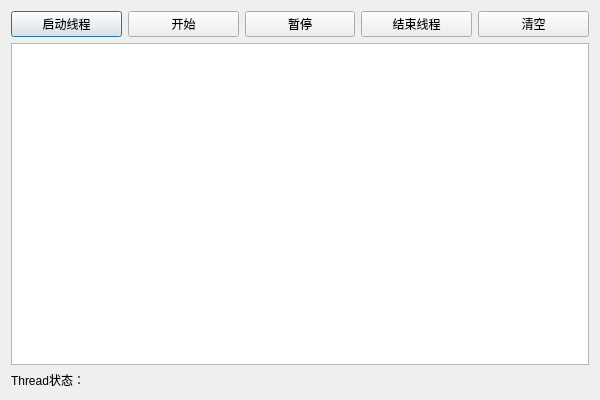
<?xml version="1.0" encoding="UTF-8"?>
<ui version="4.0">
 <class>Thread</class>
 <widget class="QDialog" name="Thread">
  <property name="geometry">
   <rect>
    <x>0</x>
    <y>0</y>
    <width>600</width>
    <height>400</height>
   </rect>
  </property>
  <property name="windowTitle">
   <string>Thread</string>
  </property>
  <layout class="QVBoxLayout" name="verticalLayout">
   <item>
    <layout class="QHBoxLayout" name="horizontalLayout">
     <item>
      <widget class="QPushButton" name="pushButton_startThread">
       <property name="text">
        <string>启动线程</string>
       </property>
      </widget>
     </item>
     <item>
      <widget class="QPushButton" name="pushButton_start">
       <property name="text">
        <string>开始</string>
       </property>
      </widget>
     </item>
     <item>
      <widget class="QPushButton" name="pushButton_pause">
       <property name="text">
        <string>暂停</string>
       </property>
      </widget>
     </item>
     <item>
      <widget class="QPushButton" name="pushButton_finshThread">
       <property name="text">
        <string>结束线程</string>
       </property>
      </widget>
     </item>
     <item>
      <widget class="QPushButton" name="pushButton_clear">
       <property name="text">
        <string>清空</string>
       </property>
      </widget>
     </item>
    </layout>
   </item>
   <item>
    <widget class="QTextBrowser" name="textBrowser"/>
   </item>
   <item>
    <layout class="QHBoxLayout" name="horizontalLayout_2" stretch="2,8">
     <item>
      <widget class="QLabel" name="label">
       <property name="text">
        <string>Thread状态：</string>
       </property>
      </widget>
     </item>
     <item>
      <widget class="QLabel" name="label_state">
       <property name="text">
        <string/>
       </property>
      </widget>
     </item>
    </layout>
   </item>
  </layout>
 </widget>
 <resources/>
 <connections/>
</ui>
